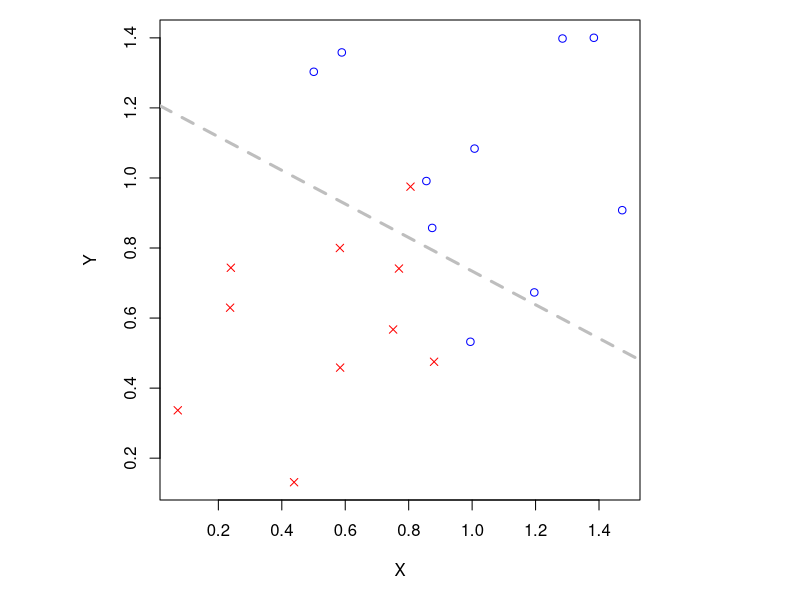

This figure's R source:
## ---- chunk 1
N = 10 # total number of data points each group
x_offset = 0.5 # group seperation on x axis
y_offset = 0.5 # group seperation on y axis

g1_x = runif(N, min = 0, max = 1)
g1_y = runif(N, min = 0, max = 1)

g2_x = runif(N, min = 0+x_offset, max = 1+x_offset)
g2_y = runif(N, min = 0+y_offset, max = 1+y_offset)

g_x = c(g1_x, g2_x)
g_y = c(g1_y, g2_y)
group = c(rep(-1,N), rep(1,N))

w0 = 0.1 # initial weitht
w1 = 0.2 # initial weight
w2 = 0.3 # initial weitht

M = 15            # number of epochs to run
eta = 0.005       # learning rate
th = 0.9          # threshold to stop
verbose = F   # whether detailed weight update info is printed

for (i in 1:M){
  ## We reshuffle the order of the datapoint for each epoch.
  index = 1:(2*N)
  index = sample(index)
  
  for (j in index){
    y_j = w0 + w1*g_x[j] + w2*g_y[j]
    if (y_j >= 0){
      pred_j = 1
    }else{
      pred_j = -1}
    
    w0 = w0 + eta*(group[j] - pred_j)*1.0
    w1 = w1 + eta*(group[j] - pred_j)*g_x[j]
    w2 = w2 + eta*(group[j] - pred_j)*g_y[j]
  }  
  y_all = w0 + w1*g_x + w2*g_y
  y_pred = y_all
  y_pred[y_all >= 0] = 1
  y_pred[y_all< 0] = -1
  
  acc = sum(y_pred == group)/length(group)
  if (acc >= th){
    break
  }
}     

y_all = w0 + w1*g_x + w2*g_y

y_pred = y_all
y_pred[y_all >= 0] = 1
y_pred[y_all< 0] = -1

acc = sum(y_pred == group)/length(group)

par(pty="s",
    mar = c(5,1,1,1))
plot(g_x, g_y, type='n', xlab="X", ylab="Y")
points(g1_x, g1_y, col='red', pch = 4)
points(g2_x, g2_y, col='blue')
abline(a = -1.0*w0/w2, b = -1.0*w1/w2, col='gray', lwd=3, lty=2)
